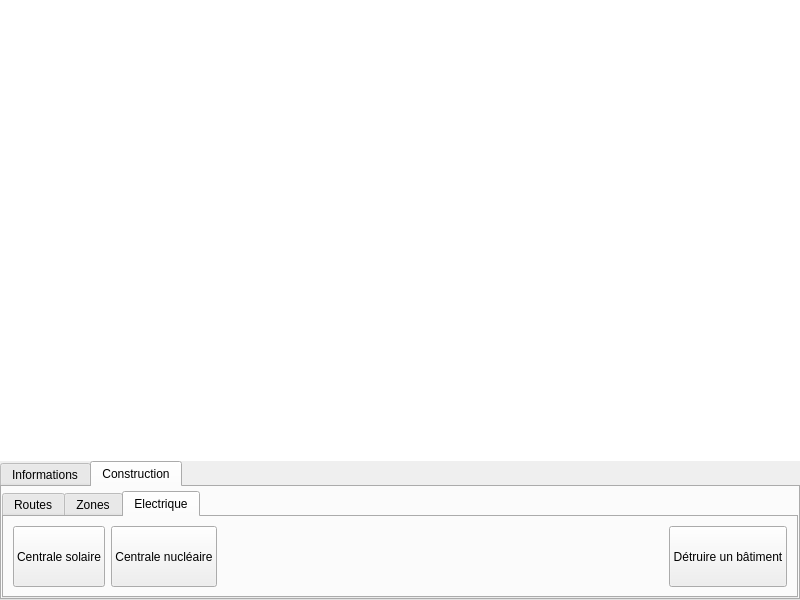
<?xml version="1.0" encoding="UTF-8"?>
<ui version="4.0">
 <class>MainWindow</class>
 <widget class="QMainWindow" name="MainWindow">
  <property name="geometry">
   <rect>
    <x>0</x>
    <y>0</y>
    <width>800</width>
    <height>600</height>
   </rect>
  </property>
  <property name="minimumSize">
   <size>
    <width>800</width>
    <height>600</height>
   </size>
  </property>
  <property name="windowTitle">
   <string>EcoCity</string>
  </property>
  <widget class="QWidget" name="centralwidget">
   <layout class="QVBoxLayout" stretch="1,0">
    <property name="spacing">
     <number>0</number>
    </property>
    <property name="leftMargin">
     <number>0</number>
    </property>
    <property name="topMargin">
     <number>0</number>
    </property>
    <property name="rightMargin">
     <number>0</number>
    </property>
    <property name="bottomMargin">
     <number>0</number>
    </property>
    <item>
     <widget class="CustomGraphicsView" name="graphicsView">
      <property name="styleSheet">
       <string notr="true">border: 0px</string>
      </property>
     </widget>
    </item>
    <item>
     <widget class="QTabWidget" name="tabWidget_main">
      <property name="currentIndex">
       <number>1</number>
      </property>
      <widget class="QWidget" name="tab_main_informations">
       <attribute name="title">
        <string>Informations</string>
       </attribute>
       <layout class="QGridLayout" name="gridLayout">
        <property name="leftMargin">
         <number>4</number>
        </property>
        <property name="topMargin">
         <number>0</number>
        </property>
        <property name="rightMargin">
         <number>4</number>
        </property>
        <property name="bottomMargin">
         <number>4</number>
        </property>
        <item row="0" column="3">
         <spacer name="horizontalSpacer_3">
          <property name="orientation">
           <enum>Qt::Horizontal</enum>
          </property>
          <property name="sizeHint" stdset="0">
           <size>
            <width>40</width>
            <height>20</height>
           </size>
          </property>
         </spacer>
        </item>
        <item row="2" column="0">
         <widget class="QLabel" name="label_population">
          <property name="sizePolicy">
           <sizepolicy hsizetype="Maximum" vsizetype="Maximum">
            <horstretch>0</horstretch>
            <verstretch>0</verstretch>
           </sizepolicy>
          </property>
          <property name="text">
           <string>Population : 0</string>
          </property>
         </widget>
        </item>
        <item row="2" column="1">
         <widget class="QLabel" name="label_population_variation">
          <property name="sizePolicy">
           <sizepolicy hsizetype="Preferred" vsizetype="Maximum">
            <horstretch>0</horstretch>
            <verstretch>0</verstretch>
           </sizepolicy>
          </property>
          <property name="text">
           <string/>
          </property>
         </widget>
        </item>
        <item row="1" column="0" colspan="2">
         <widget class="QPushButton" name="pushButton_gameSpeed">
          <property name="minimumSize">
           <size>
            <width>124</width>
            <height>0</height>
           </size>
          </property>
          <property name="text">
           <string>Vitesse : x1</string>
          </property>
         </widget>
        </item>
        <item row="0" column="0" colspan="2">
         <widget class="QProgressBar" name="progressBar_date">
          <property name="sizePolicy">
           <sizepolicy hsizetype="Preferred" vsizetype="Fixed">
            <horstretch>0</horstretch>
            <verstretch>0</verstretch>
           </sizepolicy>
          </property>
          <property name="styleSheet">
           <string notr="true"> QProgressBar { border: 2px solid grey; border-radius: 0px; text-align: center; } QProgressBar::chunk {background-color: #3add36; width: 1px;}</string>
          </property>
          <property name="minimum">
           <number>1</number>
          </property>
          <property name="maximum">
           <number>31</number>
          </property>
          <property name="value">
           <number>0</number>
          </property>
          <property name="textVisible">
           <bool>true</bool>
          </property>
          <property name="format">
           <string/>
          </property>
         </widget>
        </item>
        <item row="0" column="2" rowspan="3">
         <widget class="QGroupBox" name="groupBox">
          <property name="title">
           <string>Demande</string>
          </property>
          <layout class="QHBoxLayout" name="horizontalLayout">
           <item>
            <widget class="QProgressBar" name="progressBar_residential">
             <property name="sizePolicy">
              <sizepolicy hsizetype="Fixed" vsizetype="Maximum">
               <horstretch>0</horstretch>
               <verstretch>0</verstretch>
              </sizepolicy>
             </property>
             <property name="maximumSize">
              <size>
               <width>16777215</width>
               <height>64</height>
              </size>
             </property>
             <property name="toolTip">
              <string>Demande industrielle</string>
             </property>
             <property name="styleSheet">
              <string notr="true">QProgressBar::chunk{background-color: #008001;}</string>
             </property>
             <property name="value">
              <number>20</number>
             </property>
             <property name="orientation">
              <enum>Qt::Vertical</enum>
             </property>
             <property name="format">
              <string/>
             </property>
            </widget>
           </item>
           <item>
            <widget class="QProgressBar" name="progressBar_commercial">
             <property name="maximumSize">
              <size>
               <width>16777215</width>
               <height>64</height>
              </size>
             </property>
             <property name="toolTip">
              <string>Demande commerciale</string>
             </property>
             <property name="styleSheet">
              <string notr="true">QProgressBar::chunk{background-color: #3366FF;}</string>
             </property>
             <property name="value">
              <number>20</number>
             </property>
             <property name="orientation">
              <enum>Qt::Vertical</enum>
             </property>
             <property name="format">
              <string/>
             </property>
            </widget>
           </item>
           <item>
            <widget class="QProgressBar" name="progressBar_industrial">
             <property name="maximumSize">
              <size>
               <width>16777215</width>
               <height>64</height>
              </size>
             </property>
             <property name="toolTip">
              <string>Demande résidentielle</string>
             </property>
             <property name="styleSheet">
              <string notr="true">QProgressBar::chunk{background-color: #FF7F26;}</string>
             </property>
             <property name="value">
              <number>20</number>
             </property>
             <property name="orientation">
              <enum>Qt::Vertical</enum>
             </property>
             <property name="format">
              <string/>
             </property>
            </widget>
           </item>
          </layout>
         </widget>
        </item>
       </layout>
      </widget>
      <widget class="QWidget" name="tab_main_construction">
       <attribute name="title">
        <string>Construction</string>
       </attribute>
       <layout class="QVBoxLayout" name="verticalLayout">
        <property name="leftMargin">
         <number>0</number>
        </property>
        <property name="topMargin">
         <number>4</number>
        </property>
        <property name="rightMargin">
         <number>0</number>
        </property>
        <property name="bottomMargin">
         <number>0</number>
        </property>
        <item>
         <widget class="QTabWidget" name="tabWidget_construction">
          <property name="enabled">
           <bool>true</bool>
          </property>
          <property name="currentIndex">
           <number>2</number>
          </property>
          <widget class="QWidget" name="tab_routes">
           <property name="enabled">
            <bool>true</bool>
           </property>
           <attribute name="title">
            <string>Routes</string>
           </attribute>
           <layout class="QHBoxLayout" name="horizontalLayout_2">
            <item>
             <widget class="QPushButton" name="button_place_road_1">
              <property name="sizePolicy">
               <sizepolicy hsizetype="Maximum" vsizetype="Preferred">
                <horstretch>0</horstretch>
                <verstretch>0</verstretch>
               </sizepolicy>
              </property>
              <property name="text">
               <string>Route à deux voies</string>
              </property>
              <property name="checkable">
               <bool>true</bool>
              </property>
              <property name="checked">
               <bool>false</bool>
              </property>
             </widget>
            </item>
            <item>
             <widget class="QPushButton" name="button_place_road_2">
              <property name="sizePolicy">
               <sizepolicy hsizetype="Minimum" vsizetype="Preferred">
                <horstretch>0</horstretch>
                <verstretch>0</verstretch>
               </sizepolicy>
              </property>
              <property name="text">
               <string>Route à quatres voies</string>
              </property>
              <property name="checkable">
               <bool>true</bool>
              </property>
             </widget>
            </item>
            <item>
             <widget class="QPushButton" name="button_place_road_3">
              <property name="sizePolicy">
               <sizepolicy hsizetype="Minimum" vsizetype="Preferred">
                <horstretch>0</horstretch>
                <verstretch>0</verstretch>
               </sizepolicy>
              </property>
              <property name="text">
               <string>Autoroute</string>
              </property>
              <property name="checkable">
               <bool>true</bool>
              </property>
             </widget>
            </item>
            <item>
             <spacer name="horizontalSpacer">
              <property name="orientation">
               <enum>Qt::Horizontal</enum>
              </property>
              <property name="sizeHint" stdset="0">
               <size>
                <width>40</width>
                <height>20</height>
               </size>
              </property>
             </spacer>
            </item>
            <item>
             <widget class="QPushButton" name="button_remove_road">
              <property name="sizePolicy">
               <sizepolicy hsizetype="Minimum" vsizetype="Preferred">
                <horstretch>0</horstretch>
                <verstretch>0</verstretch>
               </sizepolicy>
              </property>
              <property name="text">
               <string>Détruire une route</string>
              </property>
              <property name="checkable">
               <bool>true</bool>
              </property>
             </widget>
            </item>
           </layout>
          </widget>
          <widget class="QWidget" name="tab_zones">
           <attribute name="title">
            <string>Zones</string>
           </attribute>
           <layout class="QHBoxLayout" name="horizontalLayout_4">
            <item>
             <widget class="QPushButton" name="button_place_zone_1">
              <property name="sizePolicy">
               <sizepolicy hsizetype="Minimum" vsizetype="Preferred">
                <horstretch>0</horstretch>
                <verstretch>0</verstretch>
               </sizepolicy>
              </property>
              <property name="text">
               <string>Zone résidentielle</string>
              </property>
              <property name="checkable">
               <bool>true</bool>
              </property>
             </widget>
            </item>
            <item>
             <widget class="QPushButton" name="button_place_zone_2">
              <property name="sizePolicy">
               <sizepolicy hsizetype="Minimum" vsizetype="Preferred">
                <horstretch>0</horstretch>
                <verstretch>0</verstretch>
               </sizepolicy>
              </property>
              <property name="text">
               <string>Zone commerciale</string>
              </property>
              <property name="checkable">
               <bool>true</bool>
              </property>
             </widget>
            </item>
            <item>
             <widget class="QPushButton" name="button_place_zone_3">
              <property name="sizePolicy">
               <sizepolicy hsizetype="Minimum" vsizetype="Preferred">
                <horstretch>0</horstretch>
                <verstretch>0</verstretch>
               </sizepolicy>
              </property>
              <property name="text">
               <string>Zone industrielle</string>
              </property>
              <property name="checkable">
               <bool>true</bool>
              </property>
             </widget>
            </item>
            <item>
             <spacer name="horizontalSpacer_2">
              <property name="orientation">
               <enum>Qt::Horizontal</enum>
              </property>
              <property name="sizeHint" stdset="0">
               <size>
                <width>40</width>
                <height>20</height>
               </size>
              </property>
             </spacer>
            </item>
            <item>
             <widget class="QPushButton" name="button_remove_zone">
              <property name="sizePolicy">
               <sizepolicy hsizetype="Minimum" vsizetype="Preferred">
                <horstretch>0</horstretch>
                <verstretch>0</verstretch>
               </sizepolicy>
              </property>
              <property name="text">
               <string>Supprimer une zone</string>
              </property>
              <property name="checkable">
               <bool>true</bool>
              </property>
             </widget>
            </item>
           </layout>
          </widget>
          <widget class="QWidget" name="tab_power">
           <attribute name="title">
            <string>Electrique</string>
           </attribute>
           <layout class="QHBoxLayout" name="horizontalLayout_3">
            <item>
             <widget class="QPushButton" name="button_place_power_1">
              <property name="sizePolicy">
               <sizepolicy hsizetype="Minimum" vsizetype="Preferred">
                <horstretch>0</horstretch>
                <verstretch>0</verstretch>
               </sizepolicy>
              </property>
              <property name="text">
               <string>Centrale solaire</string>
              </property>
              <property name="checkable">
               <bool>true</bool>
              </property>
             </widget>
            </item>
            <item>
             <widget class="QPushButton" name="button_place_power_2">
              <property name="sizePolicy">
               <sizepolicy hsizetype="Minimum" vsizetype="Preferred">
                <horstretch>0</horstretch>
                <verstretch>0</verstretch>
               </sizepolicy>
              </property>
              <property name="text">
               <string>Centrale nucléaire</string>
              </property>
              <property name="checkable">
               <bool>true</bool>
              </property>
             </widget>
            </item>
            <item>
             <spacer name="horizontalSpacer_4">
              <property name="orientation">
               <enum>Qt::Horizontal</enum>
              </property>
              <property name="sizeHint" stdset="0">
               <size>
                <width>40</width>
                <height>20</height>
               </size>
              </property>
             </spacer>
            </item>
            <item>
             <widget class="QPushButton" name="button_remove_power">
              <property name="sizePolicy">
               <sizepolicy hsizetype="Minimum" vsizetype="Preferred">
                <horstretch>0</horstretch>
                <verstretch>0</verstretch>
               </sizepolicy>
              </property>
              <property name="text">
               <string>Détruire un bâtiment</string>
              </property>
              <property name="checkable">
               <bool>true</bool>
              </property>
             </widget>
            </item>
           </layout>
          </widget>
         </widget>
        </item>
       </layout>
      </widget>
     </widget>
    </item>
   </layout>
  </widget>
 </widget>
 <customwidgets>
  <customwidget>
   <class>CustomGraphicsView</class>
   <extends>QGraphicsView</extends>
   <header>customgraphicsview.h</header>
  </customwidget>
 </customwidgets>
 <resources/>
 <connections/>
</ui>
